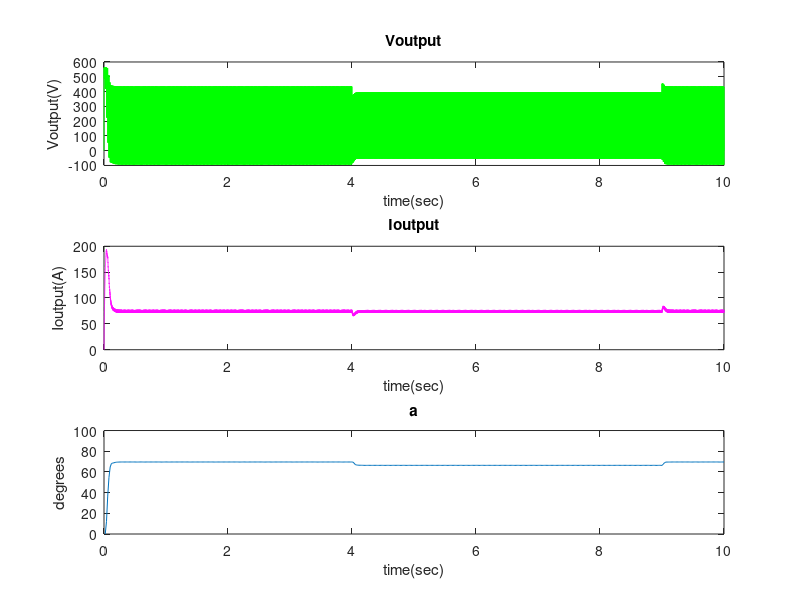

This figure's MATLAB source:
%%Starting commands
close all;
clear;
clc;
%Starting values
V = 230;
R = 2.5;
f = 50;
dt = 0.00002;
T = 10;
t = 0:dt:T;
cycle_period=1/f;
%%Time until 3 seconds
t1to3 = 1:round(2*length(t)/5);
%The part we want t=5 s from 4 to 9
t4to9 = 1+round(2*length(t)/5):round(9*length(t)/10);
%last 1 seconds
t9to10 = round(9*length(t)/10)+1:length(t);

Vm = V * sqrt(2);
Vm = Vm * sqrt(3);
v_down = 200 * sqrt(2);
v_down = v_down * sqrt(3);

%3 First seconds with 230V
Vab(t1to3) = Vm * sin((2*pi*f).*t(t1to3));
Vac(t1to3) = Vm * sin((2*pi*f).*t(t1to3) - pi/3);
Vbc(t1to3) = Vm * sin((2*pi*f).*t(t1to3) - 2*pi/3);

%Drop for 5 secs volts to 200
Vab(t4to9) = v_down*sin((2*pi*f).*t(t4to9));
Vac(t4to9) = v_down*sin((2*pi*f).*t(t4to9) - pi/3);
Vbc(t4to9) = v_down*sin((2*pi*f).*t(t4to9) - 2*pi/3);

%1 last seconds 230V
Vab(t9to10) = Vm*sin((2*pi*f).*t(t9to10));
Vac(t9to10) = Vm*sin((2*pi*f).*t(t9to10) - pi/3);
Vbc(t9to10) = Vm*sin((2*pi*f).*t(t9to10) - 2*pi/3);
input_length=length(Vab);
Vba = -Vab;
Vca = -Vac;
Vcb = -Vbc;
%From the excersice
i_mean = 75;
t_sampling = 0.02;
test=t(1001:round(t_sampling/dt-2):end);

%Creating the vectors frist of 0s
v_output = zeros(1,input_length);
i_output = zeros(1,input_length);

current_thyr1 = zeros(1,input_length);
current_thyr2 = zeros(1,input_length);
current_thyr3 = zeros(1,input_length);
current_thyr4 = zeros(1,input_length);
current_thyr5 = zeros(1,input_length);
current_thyr6 = zeros(1,input_length);

i_start = zeros(1,10/t_sampling);
a_start = zeros(1,10/t_sampling);

temp = 2;
a = 0;
L = 0.04;

for i = 1:input_length
%Phase in angle
    phase = mod(t(i),(cycle_period))*360/(cycle_period);
%a adjustment
    if t(i)>=t_sampling && mod(t(i),t_sampling) == 0

        t1 = round((t(i)-t_sampling)/dt)+1;
        t2 = round(t(i)/dt)+1;

        i_start(temp) = mean(i_output(t1:t2));

        % settign my Po
        e0 = i_start(temp-1)-i_mean;
        e1 = i_start(temp)-i_mean;
        P = 0.1;
        I = 7.9;
        a = a + P*(e1-e0) + I*e1*t_sampling;
        if a<0
        	a = 0;
        end

        if a>90
            a = 90;
        end

        a_start(temp) = a;
        temp = temp +1;

    end
    if a <= 60
        if  phase >= a && phase < a + 60
            v_output(i) = Vcb(i);
            current_thyr5(i) = 1;
            current_thyr6(i) = 1;
        elseif phase >= a + 60 && phase < a + 120
            v_output(i) = Vab(i);
            current_thyr1(i) = 1;
            current_thyr6(i) = 1;
        elseif phase >= a + 120 && phase < a + 180
            v_output(i) = Vac(i);
            current_thyr1(i) = 1;
            current_thyr2(i) = 1;
        elseif phase >= a + 180 && phase < a + 240
            v_output(i) = Vbc(i);
            current_thyr3(i) = 1;
            current_thyr2(i) = 1;
        elseif phase >= a + 240 && phase < a + 300
            v_output(i) = Vba(i);
            current_thyr3(i) = 1;
            current_thyr4(i) = 1;
        elseif phase >= a + 300 || phase < a
            v_output(i) = Vca(i);
            current_thyr5(i) = 1;
            current_thyr4(i) = 1;
        end
    else %for a>60
        if phase >= a - 60 && phase < a
            v_output(i) = Vca(i);
        	current_thyr5(i) = 1;
            current_thyr4(i) = 1;
        elseif phase >= a && phase < a + 60
            v_output(i) = Vcb(i);
            current_thyr5(i) = 1;
            current_thyr6(i) = 1;
        elseif phase >= a + 60 && phase < a + 120
            v_output(i) = Vab(i);
            current_thyr1(i) = 1;
            current_thyr6(i) = 1;
        elseif phase >= a + 120 && phase < a + 180
            v_output(i) = Vac(i);
            current_thyr1(i) = 1;
            current_thyr2(i) = 1;
        elseif phase >= a + 180 && phase < a + 240
            v_output(i) = Vbc(i);
            current_thyr3(i) = 1;
            current_thyr2(i) = 1;
        elseif  phase >= a + 240 || phase < a - 60
            v_output(i) = Vba(i);
            current_thyr3(i) = 1;
            current_thyr4(i) = 1;
        end
    end


    if i>1
        i_output(i)=L/(R*dt+L)*i_output(i-1) + dt/(R*dt+L)*v_output(i);
    end

    if  i_output(i)<=0
        v_output(i) = 0;
        i_output(i) = 0;
    end

    current_thyr1(i) = current_thyr1(i)*i_output(i);
    current_thyr2(i) = current_thyr2(i)*i_output(i);
    current_thyr3(i) = current_thyr3(i)*i_output(i);
    current_thyr4(i) = current_thyr4(i)*i_output(i);
    current_thyr5(i) = current_thyr5(i)*i_output(i);
    current_thyr6(i) = current_thyr6(i)*i_output(i);


end

figure();
hold on

subplot(3,1,1)
plot(t,v_output,'green')
title('Voutput')
ylabel('Voutput(V)')
xlabel('time(sec)')
subplot(3,1,2)
plot(t,i_output,'magenta')
title('Ioutput')
ylabel('Ioutput(A)')
xlabel('time(sec)')
subplot(3,1,3)
plot(test,a_start)
title('a')
ylim([0 100])
ylabel('degrees')
xlabel('time(sec)')
